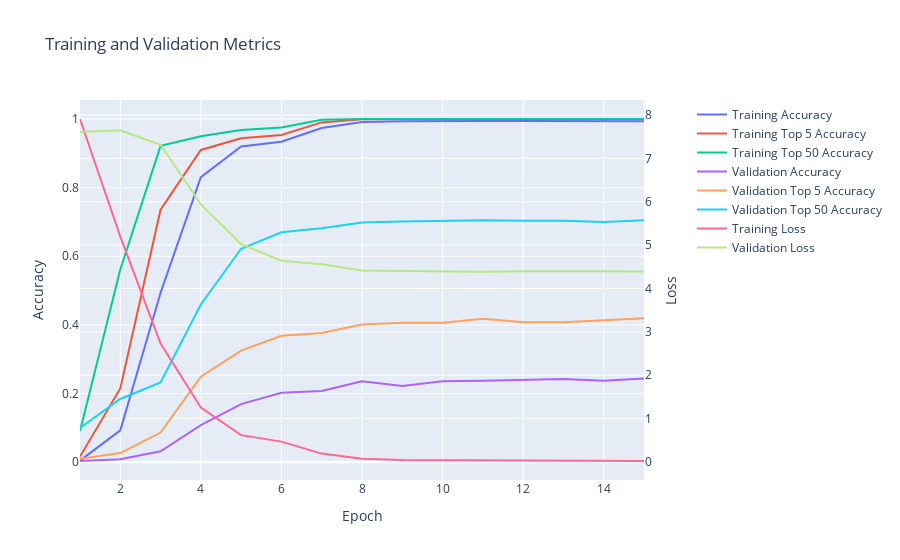

Notebook code cell kept with this figure:
### Code cell
arcface_similarity_model.display_training_history()

### Figure 1 — Plotly figure (JSON) as saved in the notebook; plotly's stock layout.template omitted (floating-point values rounded to 4 significant figures)
{"data": [{"mode": "lines", "name": "Training Accuracy", "type": "scatter", "x": [1, 2, 3, 4, 5, 6, 7, 8, 9, 10, 11, 12, 13, 14, 15], "xaxis": "x", "y": [0.004553, 0.09272, 0.4938, 0.8307, 0.9197, 0.9338, 0.9735, 0.9909, 0.9934, 0.9946, 0.9942, 0.9942, 0.9942, 0.9942, 0.9938, 0.9954], "yaxis": "y"}, {"mode": "lines", "name": "Training Top 5 Accuracy", "type": "scatter", "x": [1, 2, 3, 4, 5, 6, 7, 8, 9, 10, 11, 12, 13, 14, 15], "xaxis": "x", "y": [0.01614, 0.2148, 0.7355, 0.9098, 0.9437, 0.9532, 0.9901, 0.9996, 1.0, 1.0, 1.0, 1.0, 1.0, 1.0, 1.0, 1.0], "yaxis": "y"}, {"mode": "lines", "name": "Training Top 50 Accuracy", "type": "scatter", "x": [1, 2, 3, 4, 5, 6, 7, 8, 9, 10, 11, 12, 13, 14, 15], "xaxis": "x", "y": [0.09065, 0.5617, 0.9218, 0.9495, 0.9681, 0.9752, 0.9975, 1.0, 1.0, 1.0, 1.0, 1.0, 1.0, 1.0, 1.0, 1.0], "yaxis": "y"}, {"mode": "lines", "name": "Validation Accuracy", "type": "scatter", "x": [1, 2, 3, 4, 5, 6, 7, 8, 9, 10, 11, 12, 13, 14, 15], "xaxis": "x", "y": [0.003317, 0.008292, 0.03151, 0.1078, 0.1692, 0.2023, 0.2073, 0.2355, 0.2222, 0.2355, 0.2371, 0.2405, 0.2421, 0.2371, 0.2438, 0.2405], "yaxis": "y"}, {"mode": "lines", "name": "Validation Top 5 Accuracy", "type": "scatter", "x": [1, 2, 3, 4, 5, 6, 7, 8, 9, 10, 11, 12, 13, 14, 15], "xaxis": "x", "y": [0.00995, 0.02653, 0.08624, 0.2488, 0.325, 0.3682, 0.3765, 0.4013, 0.4063, 0.4063, 0.4179, 0.408, 0.408, 0.4129, 0.4196, 0.4129], "yaxis": "y"}, {"mode": "lines", "name": "Validation Top 50 Accuracy", "type": "scatter", "x": [1, 2, 3, 4, 5, 6, 7, 8, 9, 10, 11, 12, 13, 14, 15], "xaxis": "x", "y": [0.0995, 0.1841, 0.2322, 0.4594, 0.6219, 0.67, 0.6816, 0.6982, 0.7015, 0.7032, 0.7048, 0.7032, 0.7032, 0.6998, 0.7048, 0.6965], "yaxis": "y"}, {"mode": "lines", "name": "Training Loss", "type": "scatter", "x": [1, 2, 3, 4, 5, 6, 7, 8, 9, 10, 11, 12, 13, 14, 15], "xaxis": "x", "y": [7.907, 5.196, 2.729, 1.256, 0.6195, 0.4695, 0.1936, 0.07283, 0.04422, 0.03878, 0.02974, 0.02909, 0.02495, 0.02493, 0.02285, 0.0174], "yaxis": "y2"}, {"mode": "lines", "name": "Validation Loss", "type": "scatter", "x": [1, 2, 3, 4, 5, 6, 7, 8, 9, 10, 11, 12, 13, 14, 15], "xaxis": "x", "y": [7.609, 7.649, 7.313, 5.938, 5.02, 4.639, 4.559, 4.412, 4.404, 4.39, 4.385, 4.396, 4.401, 4.4, 4.389, 4.397], "yaxis": "y2"}], "layout": {"title": {"text": "Training and Validation Metrics"}, "xaxis": {"anchor": "y", "domain": [0.0, 0.94], "title": {"text": "Epoch"}}, "yaxis": {"anchor": "x", "domain": [0.0, 1.0], "title": {"text": "Accuracy"}}, "yaxis2": {"anchor": "x", "overlaying": "y", "side": "right", "title": {"text": "Loss"}}}}
